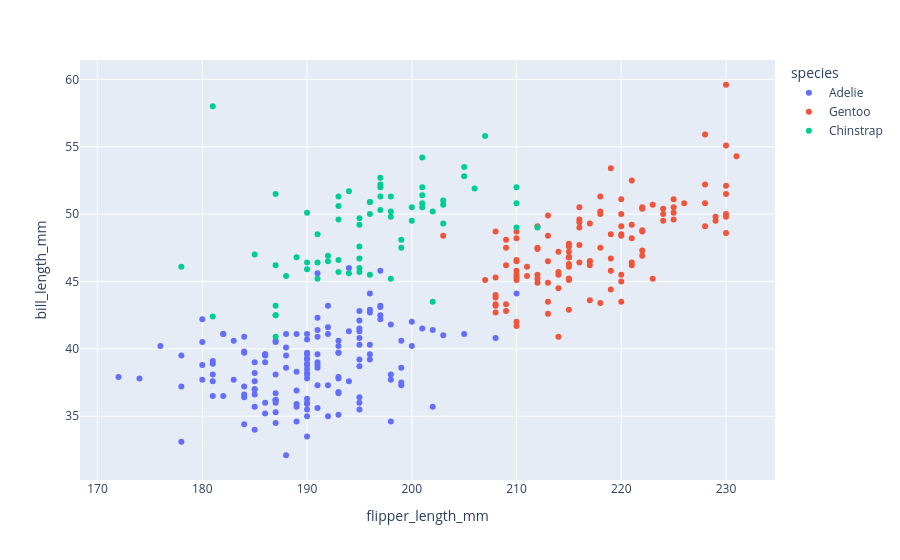

Notebook cell for this chart:
### Code cell
fig = px.scatter(df, x="flipper_length_mm", y="bill_length_mm", color="species",
                 hover_data=["bill_depth_mm", "body_mass_g", "species", "sex"])
fig.show()

### Figure 1 — Plotly figure (JSON) as saved in the notebook; plotly's stock layout.template omitted (floating-point values rounded to 4 significant figures; data arrays with more than 128 entries replaced by an {"elided": "..."} marker saying what was removed)
{"data": [{"customdata": {"elided": "146x4 mixed values"}, "hovertemplate": "species=%{customdata[2]}<br>flipper_length_mm=%{x}<br>bill_length_mm=%{y}<br>bill_depth_mm=%{customdata[0]}<br>body_mass_g=%{customdata[1]}<br>sex=%{customdata[3]}<extra></extra>", "legendgroup": "Adelie", "marker": {"color": "#636efa", "symbol": "circle"}, "mode": "markers", "name": "Adelie", "orientation": "v", "showlegend": true, "type": "scatter", "x": {"elided": "146 float values"}, "xaxis": "x", "y": {"elided": "146 float values"}, "yaxis": "y"}, {"customdata": {"elided": "119x4 mixed values"}, "hovertemplate": "species=%{customdata[2]}<br>flipper_length_mm=%{x}<br>bill_length_mm=%{y}<br>bill_depth_mm=%{customdata[0]}<br>body_mass_g=%{customdata[1]}<br>sex=%{customdata[3]}<extra></extra>", "legendgroup": "Gentoo", "marker": {"color": "#EF553B", "symbol": "circle"}, "mode": "markers", "name": "Gentoo", "orientation": "v", "showlegend": true, "type": "scatter", "x": [211.0, 230.0, 210.0, 218.0, 215.0, 210.0, 211.0, 219.0, 209.0, 215.0, 214.0, 216.0, 214.0, 213.0, 210.0, 217.0, 210.0, 221.0, 209.0, 222.0, 218.0, 215.0, 213.0, 215.0, 215.0, 215.0, 215.0, 210.0, 220.0, 222.0, 209.0, 207.0, 230.0, 220.0, 220.0, 213.0, 219.0, 208.0, 208.0, 208.0, 225.0, 210.0, 216.0, 222.0, 217.0, 210.0, 225.0, 213.0, 215.0, 210.0, 220.0, 210.0, 225.0, 217.0, 220.0, 208.0, 220.0, 208.0, 224.0, 208.0, 221.0, 214.0, 231.0, 219.0, 230.0, 229.0, 220.0, 223.0, 216.0, 221.0, 221.0, 217.0, 216.0, 230.0, 209.0, 220.0, 215.0, 223.0, 212.0, 221.0, 212.0, 224.0, 212.0, 228.0, 218.0, 218.0, 212.0, 230.0, 218.0, 228.0, 212.0, 224.0, 214.0, 226.0, 216.0, 222.0, 203.0, 225.0, 219.0, 228.0, 215.0, 228.0, 215.0, 210.0, 219.0, 208.0, 209.0, 216.0, 229.0, 213.0, 230.0, 217.0, 230.0, 222.0, 214.0, 215.0, 222.0, 212.0, 213.0], "xaxis": "x", "y": [46.1, 50.0, 48.7, 50.0, 47.6, 46.5, 45.4, 46.7, 43.3, 46.8, 40.9, 49.0, 45.5, 48.4, 45.8, 49.3, 42.0, 49.2, 46.2, 48.7, 50.2, 45.1, 46.5, 46.3, 42.9, 46.1, 47.8, 48.2, 50.0, 47.3, 42.8, 45.1, 59.6, 49.1, 48.4, 42.6, 44.4, 44.0, 48.7, 42.7, 49.6, 45.3, 49.6, 50.5, 43.6, 45.5, 50.5, 44.9, 45.2, 46.6, 48.5, 45.1, 50.1, 46.5, 45.0, 43.8, 45.5, 43.2, 50.4, 45.3, 46.2, 45.7, 54.3, 45.8, 49.8, 49.5, 43.5, 50.7, 47.7, 46.4, 48.2, 46.5, 46.4, 48.6, 47.5, 51.1, 45.2, 45.2, 49.1, 52.5, 47.4, 50.0, 44.9, 50.8, 43.4, 51.3, 47.5, 52.1, 47.5, 52.2, 45.5, 49.5, 44.5, 50.8, 49.4, 46.9, 48.4, 51.1, 48.5, 55.9, 47.2, 49.1, 46.8, 41.7, 53.4, 43.3, 48.1, 50.5, 49.8, 43.5, 51.5, 46.2, 55.1, 48.8, 47.2, 46.8, 50.4, 45.2, 49.9], "yaxis": "y"}, {"customdata": {"elided": "68x4 mixed values"}, "hovertemplate": "species=%{customdata[2]}<br>flipper_length_mm=%{x}<br>bill_length_mm=%{y}<br>bill_depth_mm=%{customdata[0]}<br>body_mass_g=%{customdata[1]}<br>sex=%{customdata[3]}<extra></extra>", "legendgroup": "Chinstrap", "marker": {"color": "#00cc96", "symbol": "circle"}, "mode": "markers", "name": "Chinstrap", "orientation": "v", "showlegend": true, "type": "scatter", "x": [192.0, 196.0, 193.0, 188.0, 197.0, 198.0, 178.0, 197.0, 195.0, 198.0, 193.0, 194.0, 185.0, 201.0, 190.0, 201.0, 197.0, 181.0, 190.0, 195.0, 181.0, 191.0, 187.0, 193.0, 195.0, 197.0, 200.0, 200.0, 191.0, 205.0, 187.0, 201.0, 187.0, 203.0, 195.0, 199.0, 195.0, 210.0, 192.0, 205.0, 210.0, 187.0, 196.0, 196.0, 196.0, 201.0, 190.0, 212.0, 187.0, 198.0, 199.0, 201.0, 193.0, 203.0, 187.0, 197.0, 191.0, 203.0, 202.0, 194.0, 206.0, 189.0, 195.0, 207.0, 202.0, 193.0, 210.0, 198.0], "xaxis": "x", "y": [46.5, 50.0, 51.3, 45.4, 52.7, 45.2, 46.1, 51.3, 46.0, 51.3, 46.6, 51.7, 47.0, 52.0, 45.9, 50.5, 50.3, 58.0, 46.4, 49.2, 42.4, 48.5, 43.2, 50.6, 46.7, 52.0, 50.5, 49.5, 46.4, 52.8, 40.9, 54.2, 42.5, 51.0, 49.7, 47.5, 47.6, 52.0, 46.9, 53.5, 49.0, 46.2, 50.9, 45.5, 50.9, 50.8, 50.1, 49.0, 51.5, 49.8, 48.1, 51.4, 45.7, 50.7, 42.5, 52.2, 45.2, 49.3, 50.2, 45.6, 51.9, 46.8, 45.7, 55.8, 43.5, 49.6, 50.8, 50.2], "yaxis": "y"}], "layout": {"legend": {"title": {"text": "species"}, "tracegroupgap": 0}, "margin": {"t": 60}, "xaxis": {"anchor": "y", "domain": [0, 1], "title": {"text": "flipper_length_mm"}}, "yaxis": {"anchor": "x", "domain": [0, 1], "title": {"text": "bill_length_mm"}}}}
